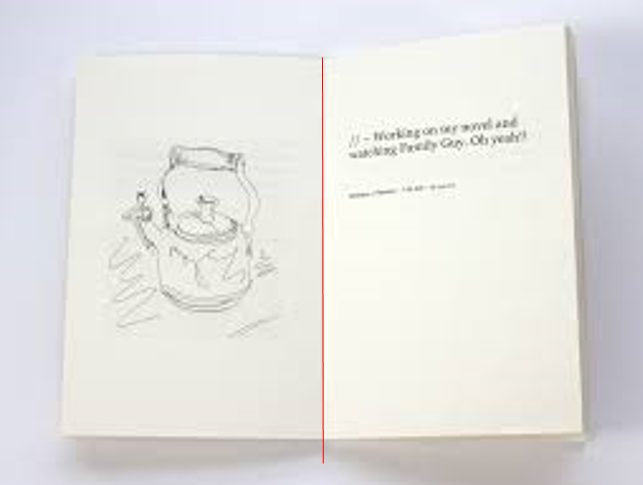
#> input picture ImageCut/red_line.PNG, 643 x 485 px
$ python image_cut2.py
#> lines starting #> are read from the running program, lines starting #| are printed output that depends on the picture; after the words box and inside, x2 and y2 are one past the last pixel; in counts of white or black regions, pixels touching at a corner belong together
import numpy as np
import cv2

# 빨간선 검출 코드

img = cv2.imread('./red_line.PNG')
#> img is the input picture: shape (485, 643, 3); mean B, G, R 224.8, 227.1, 227.7
imhsv = cv2.cvtColor(img, cv2.COLOR_BGR2HSV)
#> imhsv: shape (485, 643, 3); mean H, S, V 56.3, 10.8, 231.2

lower = np.array([0, 50, 50])
upper = np.array([20, 255, 255])
mask = cv2.inRange(imhsv, lower, upper)
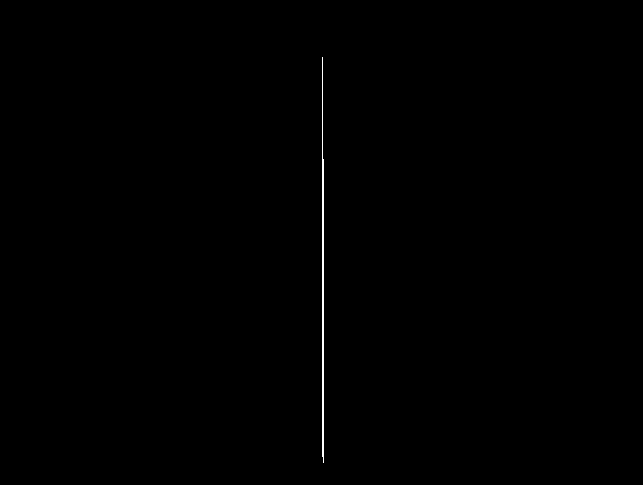
#> mask: shape (485, 643); 0.23% white in thin lines or dots, all inside (x1, y1, x2, y2) = (322, 57, 324, 463)
res = cv2.bitwise_not(img, img, mask=mask)

cv2.imshow('res', res)
cv2.waitKey(0)
cv2.destroyAllWindows()
